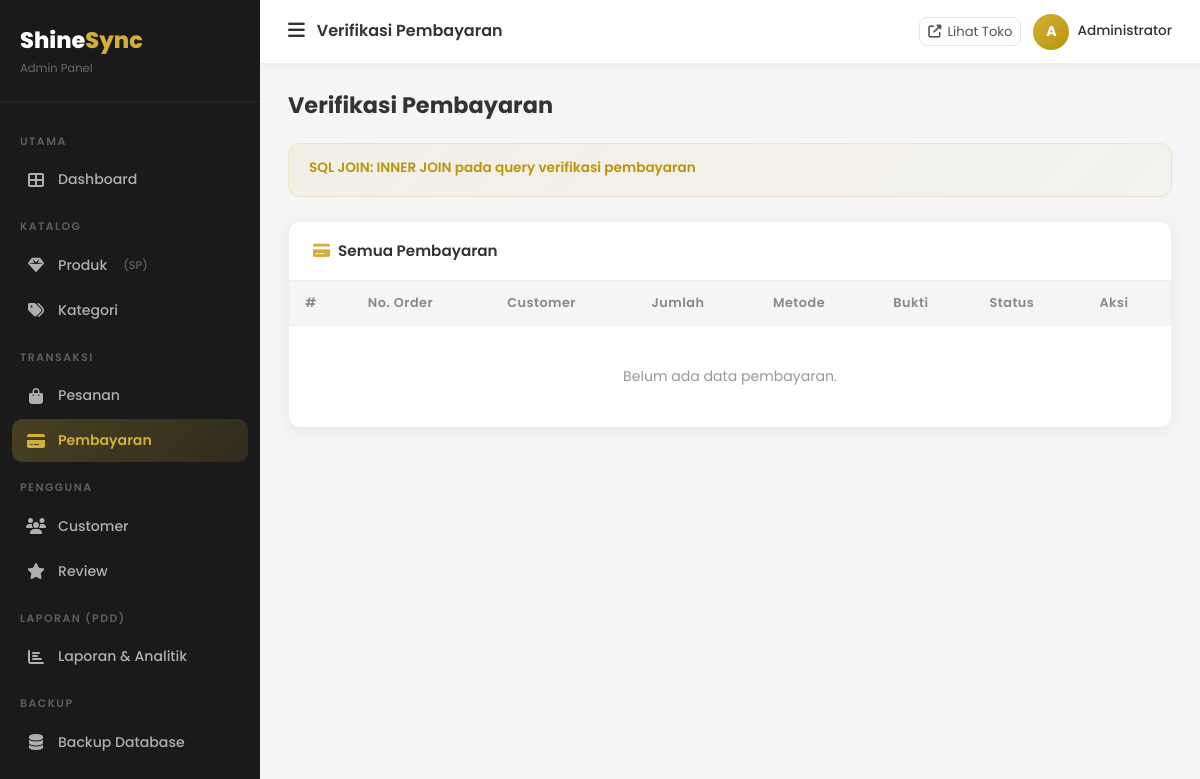
/admin/payments (signed in), run on an earlier commit of the app's database.
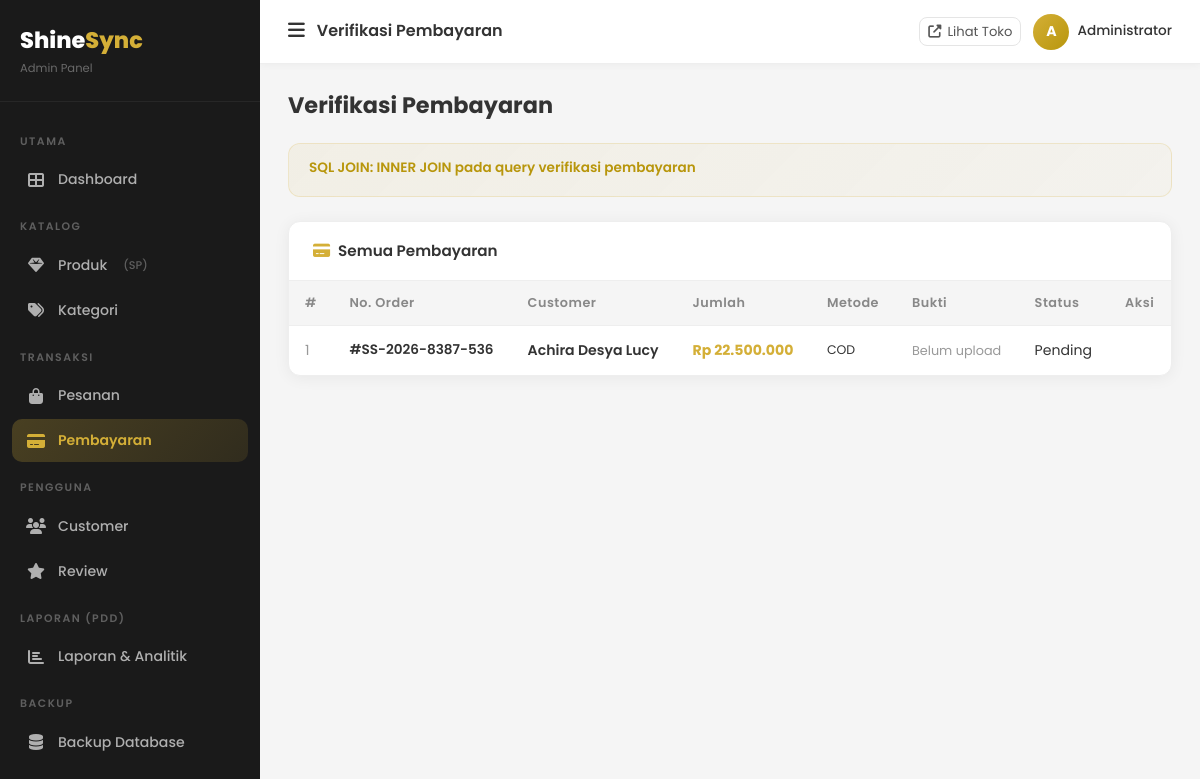
And on a later commit of the database.
### tables this page shows
CREATE TABLE `payments` (
  `id` int UNSIGNED NOT NULL,
  `order_id` int UNSIGNED NOT NULL,
  `amount` decimal(15,2) NOT NULL,
  `method` enum('transfer','qris','cod') DEFAULT 'transfer',
  `bank_name` varchar(50) DEFAULT NULL,
  `account_number` varchar(50) DEFAULT NULL,
  `proof_image` varchar(255) DEFAULT NULL,
  `status` enum('pending','verified','rejected') DEFAULT 'pending',
  `verified_at` timestamp NULL DEFAULT NULL,
  `verified_by` int UNSIGNED DEFAULT NULL,
  `notes` text,
  `created_at` timestamp NULL DEFAULT CURRENT_TIMESTAMP
);

CREATE TABLE `orders` (
  `id` int UNSIGNED NOT NULL,
  `user_id` int UNSIGNED NOT NULL,
  `order_number` varchar(50) NOT NULL,
  `total_amount` decimal(15,2) NOT NULL DEFAULT '0.00',
  `discount` decimal(15,2) DEFAULT '0.00',
  `grand_total` decimal(15,2) NOT NULL DEFAULT '0.00',
  `loyalty_points` int DEFAULT '0',
  `shipping_name` varchar(100) DEFAULT NULL,
  `shipping_phone` varchar(20) DEFAULT NULL,
  `shipping_address` text,
  `notes` text,
  `status` enum('pending','confirmed','processing','shipped','delivered','cancelled') DEFAULT 'pending',
  `created_at` timestamp NULL DEFAULT CURRENT_TIMESTAMP,
  `updated_at` timestamp NULL DEFAULT CURRENT_TIMESTAMP ON UPDATE CURRENT_TIMESTAMP
);

CREATE TABLE `users` (
  `id` int UNSIGNED NOT NULL,
  `name` varchar(100) NOT NULL,
  `email` varchar(150) NOT NULL,
  `password` varchar(255) NOT NULL,
  `phone` varchar(20) DEFAULT NULL,
  `address` text,
  `avatar` varchar(255) DEFAULT 'default.png',
  `role` enum('admin','customer') NOT NULL DEFAULT 'customer',
  `is_active` tinyint(1) NOT NULL DEFAULT '1',
  `created_at` timestamp NULL DEFAULT CURRENT_TIMESTAMP,
  `updated_at` timestamp NULL DEFAULT CURRENT_TIMESTAMP ON UPDATE CURRENT_TIMESTAMP
);

### app/core/Controller.php (called while the page is built, shortened)
<?php
class Controller
{
    protected function view(string $viewPath, array $data = []): void
    {
        extract($data);
        $file = __DIR__ . '/../views/' . $viewPath . '.php';
        require $file;
    }
}

### app/controllers/PaymentController.php (called while the page is built, shortened)
<?php
class PaymentController extends Controller
{
    private Payment $model;
    public function __construct()
    {
        $this->model      = new Payment();
    }
    public function adminIndex(): void
    {
        $payments  = $this->model->getAll();
        $this->view('admin/payments/index', compact('payments', 'pageTitle'));
    }
}

### app/core/Database.php (called while the page is built, shortened)
<?php
class Database
{
    private static ?Database $instance = null;
    private mysqli $conn;
    private function __construct()
    {
        $this->conn = new mysqli(DB_HOST, DB_USER, DB_PASS, DB_NAME, DB_PORT);
        $this->conn->set_charset(DB_CHARSET);
    }
    public static function getInstance(): Database
    {
        if (self::$instance === null) {
            self::$instance = new self();
        }
        return self::$instance;
    }
    public function query(string $sql, array $params = []): array
    {
        if (empty($params)) {
            $result = $this->conn->query($sql);
            return $result->fetch_all(MYSQLI_ASSOC) ?: [];
        }
        $stmt = $this->prepare($sql, $params);
        $stmt->execute();
        $result = $stmt->get_result();
        return $result ? $result->fetch_all(MYSQLI_ASSOC) : [];
    }
}

### app/core/Model.php (called while the page is built, shortened)
<?php
class Model
{
    public function __construct()
    {
        $this->db = Database::getInstance();
    }
}

### app/models/Payment.php (called while the page is built, shortened)
<?php
class Payment extends Model
{
    public function getAll(): array
    {
        return $this->db->query(
            "SELECT p.*, o.order_number, o.grand_total, u.name AS customer_name
             FROM payments p
             INNER JOIN orders o ON p.order_id = o.id
             INNER JOIN users u  ON o.user_id = u.id
             ORDER BY p.created_at DESC"
        );
    }
}

### app/views/admin/payments/index.php (the view, shortened to what this page needs)
<?php
include __DIR__ . '/../../layouts/admin_header.php';
?>
<div class="admin-page-header"><h2>Verifikasi Pembayaran</h2></div>
<div class="pdd-info mb-4">
  <h6>SQL JOIN: INNER JOIN pada query verifikasi pembayaran</h6>
</div>
<div class="admin-card">
  <div class="card-head"><h5><i class="fas fa-credit-card me-2" style="color:#D4AF37;"></i>Semua Pembayaran</h5></div>
  <div style="overflow-x:auto;">
    <table class="admin-table">
      <thead><tr><th>#</th><th>No. Order</th><th>Customer</th><th>Jumlah</th><th>Metode</th><th>Bukti</th><th>Status</th><th>Aksi</th></tr></thead>
      <tbody>
        <?php if(empty($payments)): ?>
        <tr><td colspan="8" style="text-align:center;padding:40px;color:#999;">Belum ada data pembayaran.</td></tr>
        <?php else: foreach($payments as $i=>$p): ?>
        <tr>
          <td style="color:#999;"><?= $i+1 ?></td>
          <td style="font-weight:600;font-size:.85rem;">#<?= htmlspecialchars($p['order_number']) ?></td>
          <td>
            <div style="font-weight:600;font-size:.88rem;"><?= htmlspecialchars($p['customer_name']) ?></div>
          </td>
          <td style="font-weight:700;color:#D4AF37;">Rp <?= number_format($p['amount'],0,',','.') ?></td>
          <td style="text-transform:uppercase;font-size:.78rem;"><?= $p['method'] ?></td>
          <td>
            <?php if($p['proof_image']): ?>
            <a href="<?= APP_URL ?>/uploads/payments/<?= $p['proof_image'] ?>" target="_blank" style="color:#D4AF37;font-size:.82rem;">
              <i class="fas fa-image me-1"></i>Lihat Bukti
            </a>
            <?php else: ?>
            <span style="color:#999;font-size:.8rem;">Belum upload</span>
            <?php endif; ?>
          </td>
          <td><span class="status-badge status-<?= $p['status'] ?>"><?= ucfirst($p['status']) ?></span></td>
          <td>
          </td>
        </tr>
        <?php endforeach; endif; ?>
      </tbody>
    </table>
  </div>
</div>
<?php include __DIR__ . '/../../layouts/admin_footer.php'; ?>

What changed in the data, as far as the page shows it:
added payments: order.order_number "SS-2026-8387-536", users.name "Achira Desya Lucy", amount "22.500.000", method "COD", shows "Belum upload", status "Pending"
Also different on the page:
text no longer shown: "Belum ada data pembayaran."
